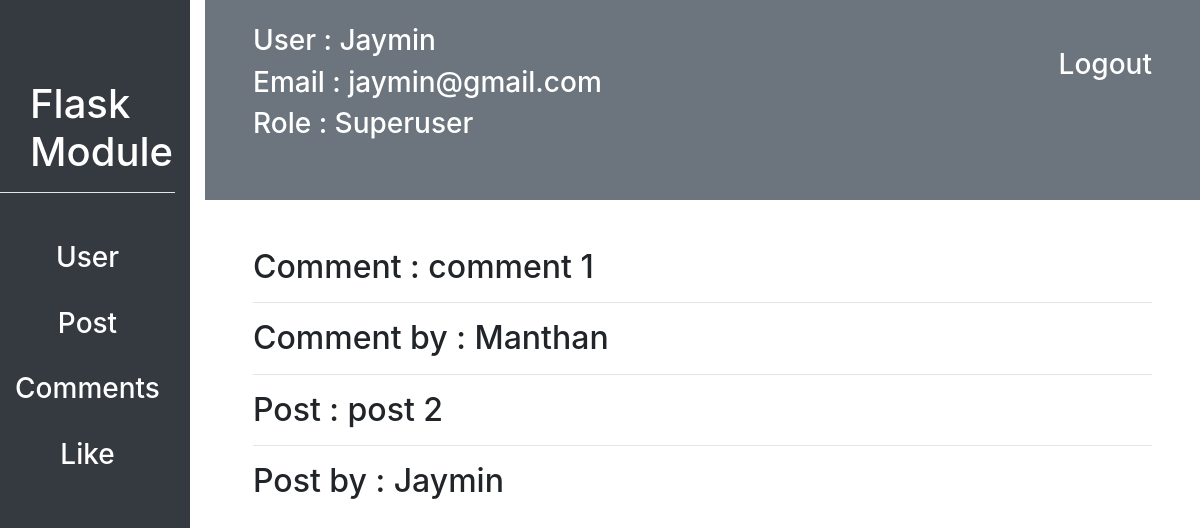
/customadmin/comment/1/comment_detail (signed in), run on an earlier commit of the app's database.
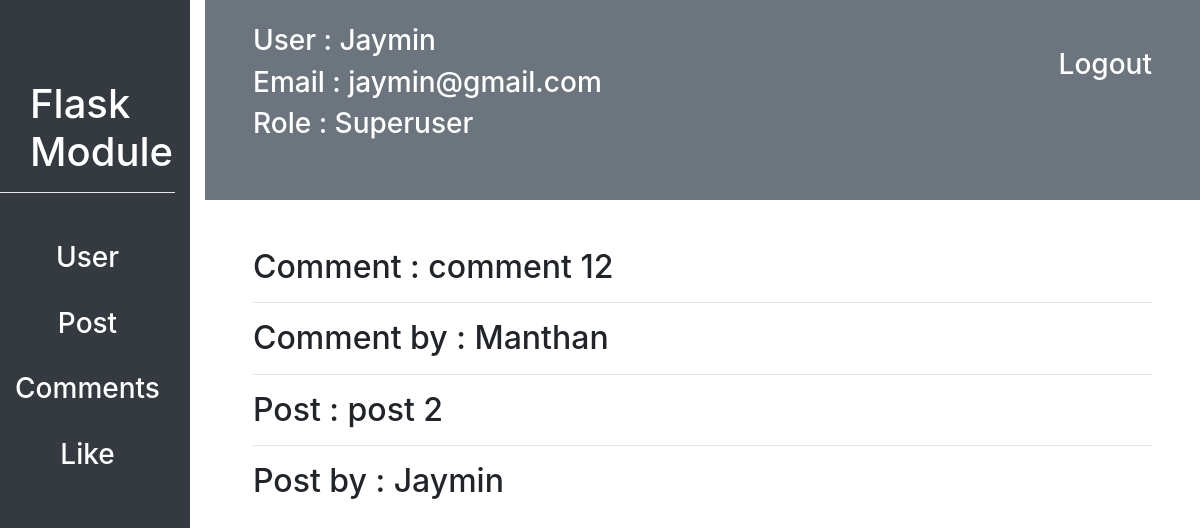
And on a later commit of the database.
### flask_module/posts/models.py (models this page shows)
class Comments(db.Model):
    id = db.Column(db.Integer, primary_key=True)
    user_id = db.Column(db.Integer, db.ForeignKey("user.id"), nullable=False)
    post_id = db.Column(db.Integer, db.ForeignKey("post.id"), nullable=False)
    comment = db.Column(db.String(200), nullable=True)

### flask_module/customadmin/comments/routes.py (the view)
@comment.route("/<int:comment_id>/comment_detail")
@login_required
def comment_detail(comment_id):
    comment = Comments.query.filter_by(id=int(comment_id)).first()
    return render_template("customadmin/comments/comment_detail.html", comment=comment)

### flask_module/customadmin/routes.py (called while the page is built)
def login_required(f):
    @wraps(f)
    def decorated_function(*args, **kwargs):
        if current_user.is_authenticated is False:
            return redirect(url_for('customadmin.login'))
        return f(*args, **kwargs)
    return decorated_function

### flask_module/user/models.py (called while the page is built)
@login_manager.user_loader
def load_user(user_id):
    return User.query.filter_by(id=int(user_id)).first()

### flask_module/templates/customadmin/comments/comment_detail.html
{% extends "customadmin/dashboard.html" %}
{% block contant %}
<div class="m-5">
    <h2>Comment : {{comment.comment}}</h2>
    <hr>
    <h2>Comment by : {{comment.user.username}}</h2>
    <hr>
    <h2>Post : {{comment.post.caption}}</h2>
    <hr>
    <h2>Post by : {{comment.post.user.username}}</h2>
</div>
{% endblock contant %}

What changed in the data, as far as the page shows it:
changed Comments: comment "comment 1" → "comment 12"
